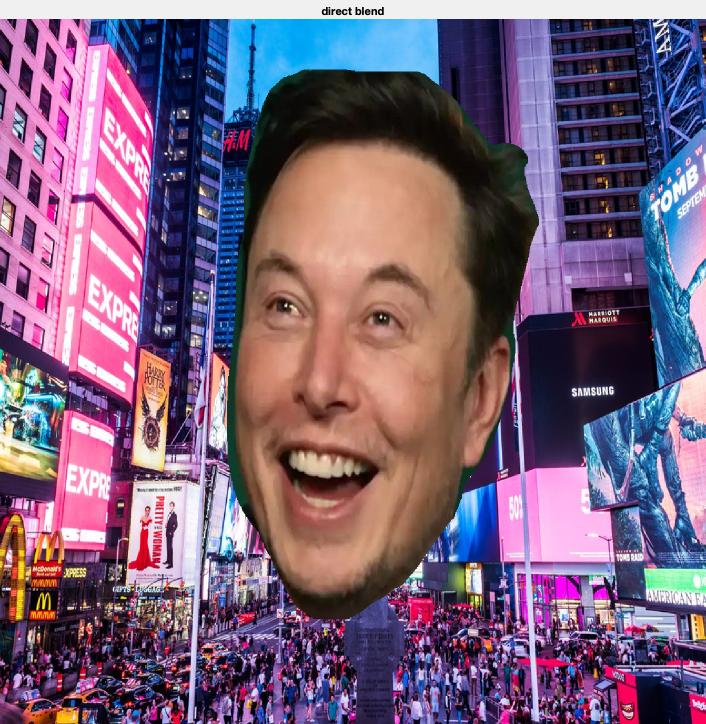
%> input picture CISC3029 Computer Vision/CISC3029 Project /(3) Region Blending Code/elon region/direct blending.png, 1412 x 1448 px, given in place of newyork.jpg, which was not available (shown at 1/2 size)
$ octave regionblending.m   (GNU Octave 9; MATLAB toolbox functions it lacks are replaced by stand-ins)
%> lines starting %> are read from the running program, lines starting %| are printed output that depends on the picture; pictures that were not available may be replaced by others from this repository, and a replacement may not be noted
img2 = im2double(imread('newyork.jpg'));
img1 = im2double(imread('elon.jpg'));
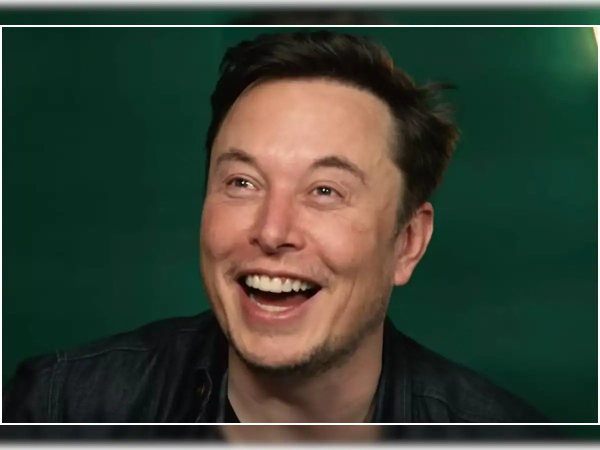
%> input picture CISC3029 Computer Vision/CISC3029 Project /(3) Region Blending Code/elon region/elon.jpg, 1200 x 900 px (shown at 1/2 size)

img1 = imresize(img1,[1024 1024]);
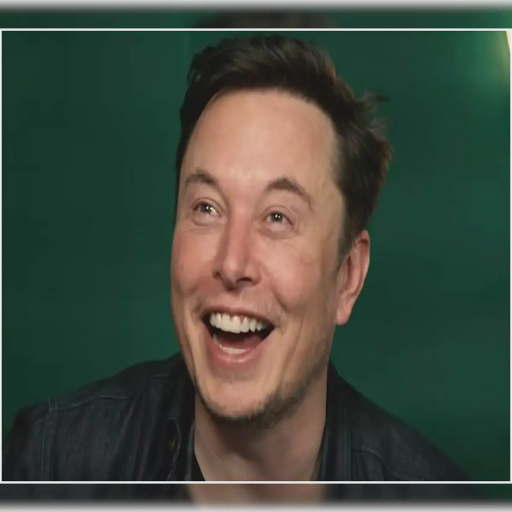
%> img1: size 1024x1024x3 double (shown at 1/2 size); mean R, G, B 0.223, 0.261, 0.212; drawn with min black and max white
img2 = imresize(img2,[1024 1024]);
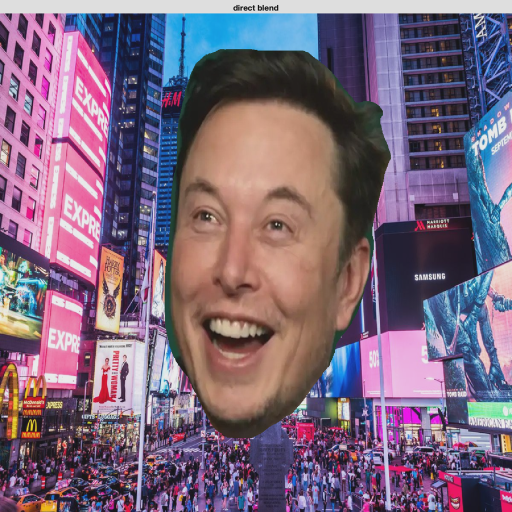
%> img2: size 1024x1024x3 double (shown at 1/2 size); mean R, G, B 0.478, 0.38, 0.478; drawn with min black and max white

figure(1);imagesc(img1);colormap(gray);axis off;
%> (the run ends here)
